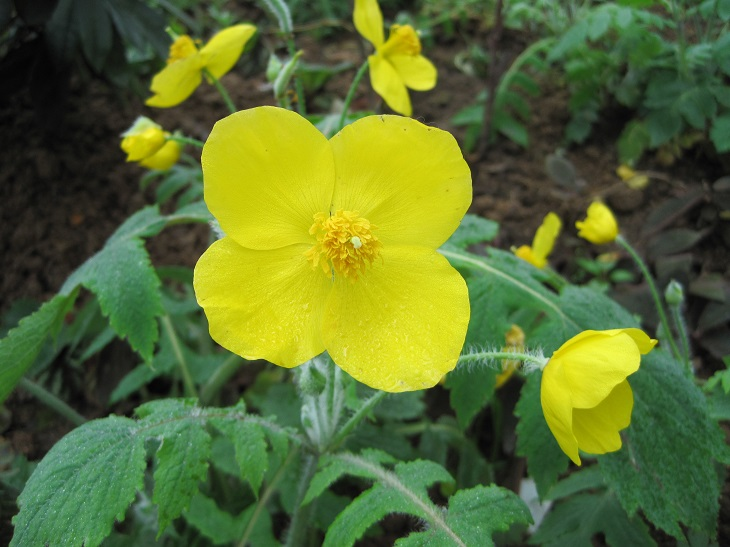
#> input picture 图像美化/image0.JPG, 730 x 547 px, found by its file name
$ jupyter execute '彩色图片直方图.ipynb'
#> lines starting #> are read from the running program, lines starting #| are printed output that depends on the picture; after the words box and inside, x2 and y2 are one past the last pixel; in counts of white or black regions, pixels touching at a corner belong together
[cell 1]
import cv2
import numpy as np

def imageHist(image, type):
    color = (255, 255, 255)
    windowName = 'Gray'
    if type == 31:
        color = (255, 0, 0)
        windowName = 'B Hist'
    elif type == 32:
        color = (0, 255, 0)
        windowName = 'G Hist'
    elif type == 33:
        color = (0, 0, 255)
        windowName = 'R Hist'
    else:
        color = (255, 255, 255)
    # 使用opencv 提供的api计算直方图数据
    hist = cv2.calcHist([image], [0], None, [256], [0.0, 255.0])
    minV, maxV, minL, maxL = cv2.minMaxLoc(hist)
    histImg = np.zeros([256, 256, 3], np.uint8)
    for h in range(256):
        intenNormal = int(hist[h] * 256 / maxV)
        cv2.line(histImg, (h, 256), (h, 256 - intenNormal), color)
    cv2.imshow(windowName, histImg)
img = cv2.imread('image0.jpg', 1)
#> img is the input picture: shape (547, 730, 3); mean B, G, R 48.7, 109.6, 90.1
channels = cv2.split(img)
for i in range(3):
    imageHist(channels[i], 31 + i)
#> this loop made 3 passes
#> (maxV in imageHist, minL in imageHist, maxL in imageHist) on passes 1 to 3: (6211, (0, 204), (0, 41)), (3003, (0, 0), (0, 208)), (5519, (0, 0), (0, 49))
#> pass 1, in imageHist, `cv2.imshow(windowName, histImg)`:
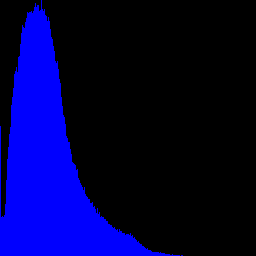
#> window 'B Hist': shape (256, 256, 3); mean B, G, R 63.6, 0, 0
#> pass 2, in imageHist (call 2), `cv2.imshow(windowName, histImg)`:
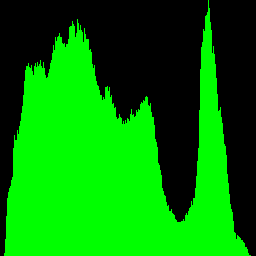
#> window 'G Hist': shape (256, 256, 3); mean B, G, R 0, 132, 0
#计算灰度图的直方图
gray = cv2.cvtColor(img, cv2.COLOR_BGR2GRAY)
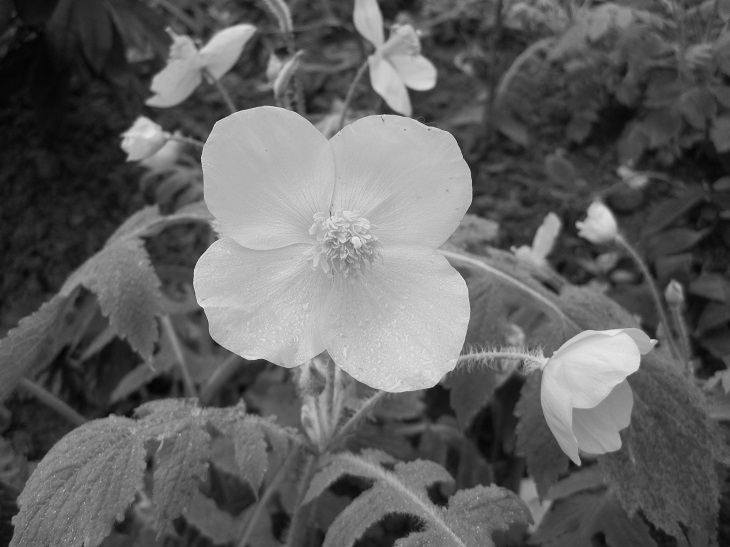
#> gray: shape (547, 730); min 4, max 236, mean 96.8
imageHist(gray, 0)
#> call 4 of imageHist, with type = 0
#> in imageHist (call 4), `hist = cv2.calcHist([image], [0], None, [256], [0.0, 255.0])`: hist = 256 values, max 4024 at index 64, min 0 at index 0, mean 1559.8
#> in imageHist (call 4), `minV, maxV, minL, maxL = cv2.minMaxLoc(hist)`: maxV = 4024; maxL = (0, 64)
#> the loop in imageHist (call 4), `for h in range(256):` made 256 passes
#> intenNormal on passes 1 to 3: 0, 0, 0
#> after the loop in imageHist (call 4), `for h in range(256):`:
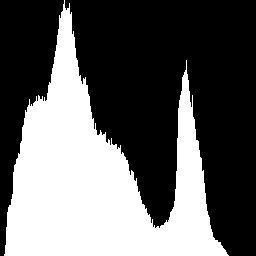
#> histImg: shape (256, 256, 3); 38.6% white; 1 white region, box (x1, y1, x2, y2) and area: (4, 0, 229, 256) 25289
cv2.waitKey(0)
#> Out = 27

$ run again, with 图像美化/flower.jpg copied over 图像美化/image0.JPG
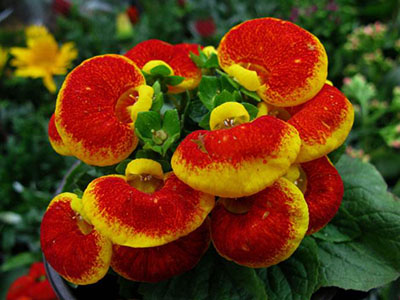
#> input picture 图像美化/flower.jpg, 400 x 300 px, found by its file name
#> img is the input picture: shape (300, 400, 3); mean B, G, R 19.2, 59.1, 98.7
#> the loop `for i in range(3):` made 3 passes
#> (maxV in imageHist, minL in imageHist, maxL in imageHist) on passes 1 to 3: (16896, (0, 181), (0, 0)), (3587, (0, 252), (0, 0)), (1270, (0, 255), (0, 8))
#> `gray = cv2.cvtColor(img, cv2.COLOR_BGR2GRAY)`:
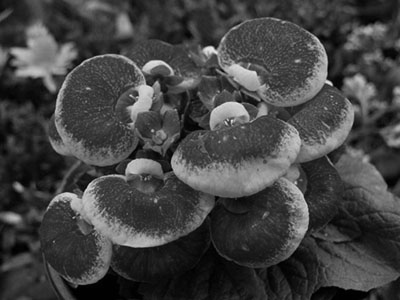
#> gray: shape (300, 400); min 0, max 233, mean 66.4
#> hist = 256 values, max 1521 at index 55, min 0 at index 229, mean 468.8
#> maxV = 1521; minL = (0, 229); maxL = (0, 55)
#> the loop in imageHist (call 4), `for h in range(256):` made 256 passes
#> intenNormal on passes 1 to 3: 19, 129, 48
#> after the loop in imageHist (call 4), `for h in range(256):`:
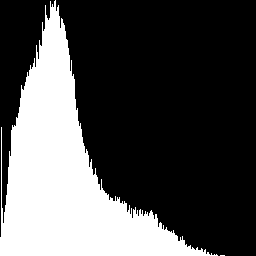
#> histImg: shape (256, 256, 3); 30.7% white; 2 white regions (1 under 20 px), largest, box (x1, y1, x2, y2) and area: (0, 0, 218, 256) 20082
#> Out = 27
